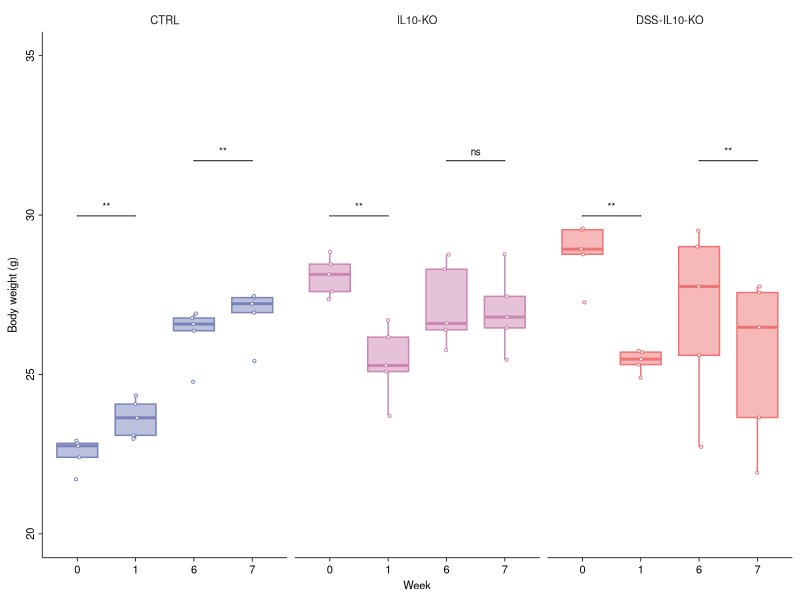

The R script that drew this image:
# ============================================================
# Body Weight Analysis - Within-Subject Comparisons
# Revised for Diabetologia Journal Submission
# Paired t-test throughout - uniform across panel
# Comparing Week 0 vs Week 1, and Week 6 vs Week 7
# Three groups: CTRL, IL10-KO, DSS-IL10-KO
# ============================================================

# 0) Clear workspace and set working directory
rm(list = ls())
# Set the working directory to this script's own folder before running
# (e.g. in RStudio: Session > Set Working Directory > To Source File Location)

# 1) Load required libraries
library(ggplot2)
library(readr)
library(dplyr)
library(ggpubr)
library(rstatix)
library(tidyr)

# 2) Define Diabetologia colour palette
diabetologia_colors <- c(
  "CTRL"        = rgb(120, 131, 186, maxColorValue = 255),
  "IL10-KO"     = rgb(204, 133, 177, maxColorValue = 255),
  "DSS-IL10-KO" = rgb(237, 115, 116, maxColorValue = 255)
)

# 3) Define comparison weeks (post-DSS treatment)
my_comparison_weeks <- list(
  c("0", "1"),  # First DSS treatment effect
  c("6", "7")   # Second DSS treatment effect
)

# ============================================================
# 4) Import body weight data
# ============================================================
cat("\n=== LOADING BODY WEIGHT DATA ===\n")
dat <- read_csv("Fig_1b_Data_BW.csv")
dat <- dat %>% filter(Replicate %in% c("Rep1", "Rep2", "Rep3", "Rep4", "Rep5"))

dat <- dat %>%
  filter(Week_num %in% c(0, 1, 6, 7)) %>%
  filter(!is.na(BW))

dat$ID       <- as.factor(dat$ID)
dat$Group    <- factor(dat$Group,
                       levels = c("CTRL", "IL10-KO", "DSS-IL10-KO"))
dat$Week_num <- as.factor(dat$Week_num)

z_order    <- c("CTRL", "IL10-KO", "DSS-IL10-KO")
Group.labs <- c("CTRL", "IL10-KO", "DSS-IL10-KO")
names(Group.labs) <- z_order

cat("\n=== DATA STRUCTURE FOR BODY WEIGHT ===\n")
print(head(dat, 20))
cat("\nTotal observations:", nrow(dat), "\n")
cat("\nSample sizes per group per week:\n")
print(table(dat$Group, dat$Week_num))

# ============================================================
# 4A) NORMALITY TESTING (informational only)
# ============================================================
cat("\n=== NORMALITY TESTING (Shapiro-Wilk, informational only) ===\n")

normality_results <- data.frame()

for (grp in z_order) {
  for (comp in my_comparison_weeks) {
    week1 <- comp[1]
    week2 <- comp[2]
    
    data_wide <- dat %>%
      filter(Group == grp, Week_num %in% c(week1, week2)) %>%
      select(ID, Week_num, BW) %>%
      pivot_wider(names_from   = Week_num,
                  values_from  = BW,
                  names_prefix = "Week_")
    
    if (ncol(data_wide) >= 3) {
      differences <- data_wide[[paste0("Week_", week2)]] -
        data_wide[[paste0("Week_", week1)]]
      differences <- differences[!is.na(differences)]
      
      if (length(differences) >= 3) {
        shapiro_result <- shapiro.test(differences)
        
        normality_results <- rbind(normality_results, data.frame(
          Group      = grp,
          Comparison = paste0("Week ", week1, " vs ", week2),
          n          = length(differences),
          Shapiro_W  = round(shapiro_result$statistic, 4),
          Shapiro_p  = round(shapiro_result$p.value, 4),
          Normal     = shapiro_result$p.value > 0.05,
          Test_Used  = "Paired t-test (uniform across panel)"
        ))
        
        cat(sprintf("%s, Week %s vs %s: W = %.4f, p = %.4f (%s)\n",
                    grp, week1, week2,
                    shapiro_result$statistic,
                    shapiro_result$p.value,
                    ifelse(shapiro_result$p.value > 0.05,
                           "Normal", "Non-normal")))
      }
    }
  }
}

write.csv(normality_results,
          file      = "Fig_1b_Normality_Tests.csv",
          row.names = FALSE)
cat("\n✓ Normality results exported (informational only)\n")

# ============================================================
# 5) STATISTICAL TESTS - PAIRED T-TEST THROUGHOUT
# ============================================================
cat("\n=== PERFORMING PAIRED T-TESTS (uniform across panel) ===\n")

all_test_results <- data.frame()

for (grp in z_order) {
  for (comp in my_comparison_weeks) {
    week1 <- comp[1]
    week2 <- comp[2]
    
    dat_subset <- dat %>%
      filter(Group == grp, Week_num %in% c(week1, week2))
    
    test_result <- compare_means(
      formula     = BW ~ Week_num,
      data        = dat_subset,
      method      = "t.test",      # Uniform paired t-test throughout
      paired      = TRUE,
      comparisons = list(c(week1, week2))
    ) %>%
      mutate(
        Group       = grp,
        Test_Method = "paired t-test"
      )
    
    all_test_results <- rbind(all_test_results, test_result)
  }
}

# Significance labels from uncorrected p values
all_test_results <- all_test_results %>%
  mutate(
    p        = signif(p, 3),
    p.signif = case_when(
      p < 0.001 ~ "***",
      p < 0.01  ~ "**",
      p < 0.05  ~ "*",
      TRUE      ~ "ns"
    )
  ) %>%
  rename(Variable = .y.) %>%
  select(Group, Variable, group1, group2, Test_Method, p, p.signif)

cat("\n=== Statistical Test Results (uncorrected, paired t-test) ===\n")
print(all_test_results)

write.csv(all_test_results,
          file      = "Fig_1b_Statistical_Tests.csv",
          row.names = FALSE)
cat("\n✓ Statistical test results exported to Fig_1b_Statistical_Tests.csv\n")

# ============================================================
# 6) PLOT - PAIRED T-TEST THROUGHOUT (consistent with CSV)
# ============================================================
cat("\n=== GENERATING BOXPLOT ===\n")

combined_plot <- ggboxplot(
  dat, x = "Week_num", y = "BW",
  color  = "Group", fill = "Group",
  alpha  = 0.5, add = "jitter",
  add.params = list(color = "Group", shape = 21,
                    fill  = "white", size  = 0.75),
  palette       = diabetologia_colors,
  outlier.shape = NA
) +
  lims(y = c(20, 35)) +
  labs(y = "Body weight (g)", x = "Week") +
  facet_wrap(vars(Group), ncol = 3,
             labeller = labeller(Group = Group.labs)) +
  theme_classic() +
  theme(
    legend.position  = "none",
    strip.text       = element_text(size = 8),
    strip.background = element_blank(),
    axis.title       = element_text(size = 8),
    axis.text.x      = element_text(size = 8, colour = "black"),
    axis.text.y      = element_text(size = 8, colour = "black",
                                    angle = 90, hjust = 0.5),
    axis.line        = element_line(colour = "black",
                                    linewidth = 0.75 / .pt),
    axis.ticks       = element_line(colour = "black",
                                    linewidth = 0.75 / .pt),
    #panel.spacing    = unit(0.3, "cm"),
    #plot.margin      = margin(3.8, 3.8, 3.8, 3.8, "mm")
  ) +
  stat_compare_means(
    comparisons   = my_comparison_weeks,
    method        = "t.test",    # Consistent with CSV export
    paired        = TRUE,
    tip.length    = 0.0,
    step.increase = 0.22,
    label         = "p.signif", # Uncorrected p values
    size          = 2.5,
    bracket.size  = 0.3
  )

print(combined_plot)

ggsave(filename = "Fig_1b_Boxplot_BW.png",
       plot = combined_plot,
       scale = 1, width = 8.5, height = 5.5,
       units = "cm", dpi = 600, limitsize = FALSE)

ggsave(filename = "Fig_1b_Boxplot_BW.svg",
       plot = combined_plot,
       scale = 1, width = 8.5, height = 5.5,
       units = "cm", limitsize = FALSE)

cat("✓ Boxplot saved in PNG and SVG formats\n")

# ============================================================
# 7) Summary statistics
# ============================================================
summary_stats <- dat %>%
  group_by(Group, Week_num) %>%
  summarise(
    n      = n(),
    mean   = round(mean(BW, na.rm = TRUE), 2),
    sd     = round(sd(BW,   na.rm = TRUE), 2),
    sem    = round(sd(BW,   na.rm = TRUE) / sqrt(n()), 2),
    median = round(median(BW, na.rm = TRUE), 2),
    min    = round(min(BW,  na.rm = TRUE), 2),
    max    = round(max(BW,  na.rm = TRUE), 2),
    .groups = "drop"
  ) %>%
  mutate(Mean_SEM = paste0(mean, " ± ", sem))

print(summary_stats)

write.csv(summary_stats,
          file      = "Fig_1b_Summary_BW.csv",
          row.names = FALSE)
cat("✓ Summary statistics exported to Fig_1b_Summary_BW.csv\n")

# ============================================================
# 8) Body weight changes
# ============================================================
bw_changes <- dat %>%
  select(ID, Group, Week_num, BW) %>%
  pivot_wider(names_from   = Week_num,
              values_from  = BW,
              names_prefix = "Week_") %>%
  mutate(
    Delta_BW_0_1       = Week_1 - Week_0,
    Delta_BW_6_7       = Week_7 - Week_6,
    PercentChange_0_1  = round((Delta_BW_0_1 / Week_0) * 100, 2),
    PercentChange_6_7  = round((Delta_BW_6_7 / Week_6) * 100, 2)
  )

write.csv(bw_changes,
          file      = "Fig_1b_BW_Changes.csv",
          row.names = FALSE)
cat("✓ Body weight changes exported to Fig_1b_BW_Changes.csv\n")

# ============================================================
# 9) Summary
# ============================================================
cat("\n", rep("=", 60), "\n", sep = "")
cat("ANALYSIS COMPLETE\n")
cat(rep("=", 60), "\n", sep = "")
cat("\nGenerated files:\n")
cat(" 1. Fig_1b_Normality_Tests.csv   (informational only)\n")
cat(" 2. Fig_1b_Statistical_Tests.csv (paired t-test, uncorrected p)\n")
cat(" 3. Fig_1b_Boxplot_BW.png        (600 dpi)\n")
cat(" 4. Fig_1b_Boxplot_BW.svg        (vector format)\n")
cat(" 5. Fig_1b_Summary_BW.csv        (descriptive statistics)\n")
cat(" 6. Fig_1b_BW_Changes.csv        (individual delta values)\n")
cat("\nStatistical approach:\n")
cat(" - Paired t-test throughout (uniform across panel)\n")
cat(" - Uncorrected p values reported\n")
cat(" - Normality tests retained for transparency (informational)\n")
cat(" - Comparisons: Week 0 vs 1 (first DSS effect),")
cat("   Week 6 vs 7 (second DSS effect)\n")
cat(rep("=", 60), "\n", sep = "")
